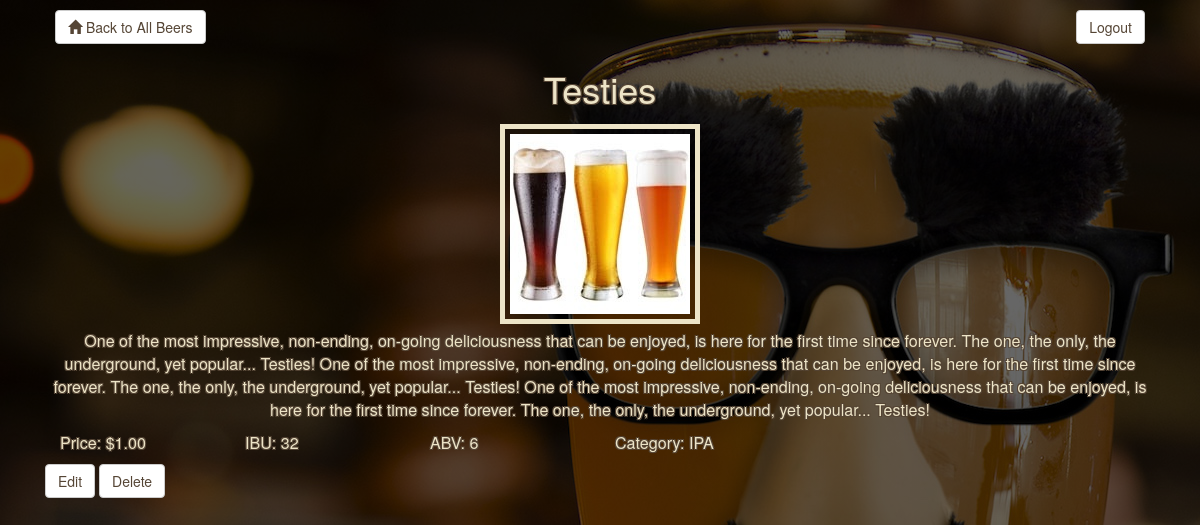
Before: /beers/35 with the older database file.
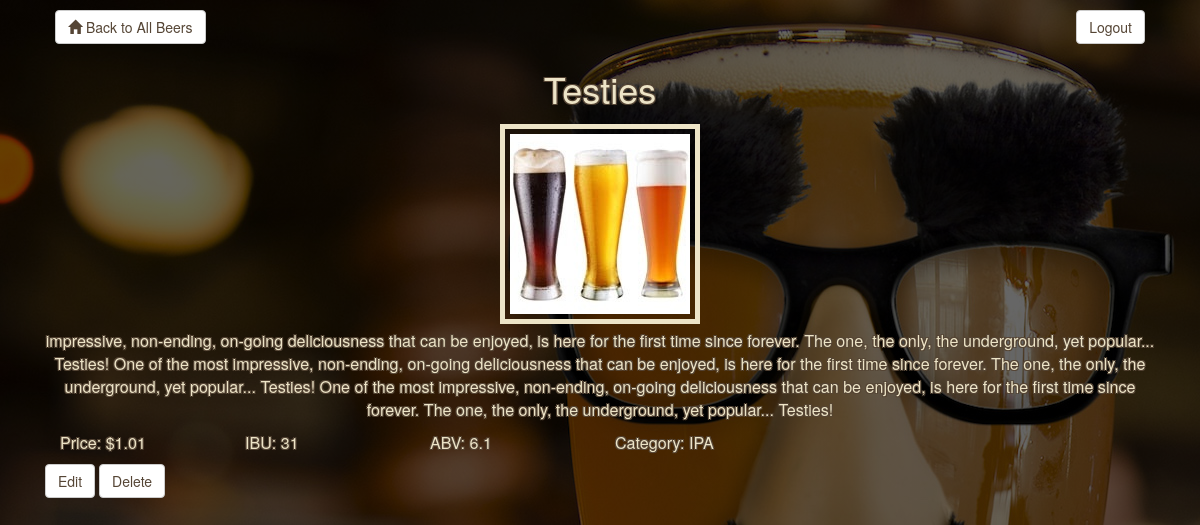
After: the same page with the newer database file.
### database_setup.py (models this page shows, shortened)
class Item(Base):
    __tablename__ = 'items'
    id = Column(Integer, primary_key=True)
    name = Column(String(50), nullable=False)
    description = Column(String(500))
    picture_path = Column(String(250))
    price = Column(String(10))
    ibu = Column(String(3))
    abv = Column(String(3))
    category_id = Column(Integer, ForeignKey('categories.id'))
    category = relationship(Category)
    user_id = Column(Integer, ForeignKey('users.id'))
    user = relationship(User)

class Category(Base):
    __tablename__ = 'categories'
    id = Column(Integer, primary_key=True)
    name = Column(String(250), nullable=False)
    user_id = Column(Integer, ForeignKey('users.id'))
    user = relationship(User)

### main.py (the view)
@app.route('/beers/<int:item_id>')
def showSpecificBeer(item_id):
    item = session.query(Item).filter_by(id=item_id).one()
    return render_template('showSpecificBeer.html', item=item)

### templates/showSpecificBeer.html (shortened to what this page needs)
{% extends "main.html" %}
{% block content %}
{% include "header.html" %}
    <h1>{{item.name}}</h1>
    <div class="col-md-12 specific_image">
        <img src="{{item.picture_path}}" alt="Image of a Beer">
    </div>
    <div class="col-md-12 specific_description">
        <p>{{item.description}}</p>
    </div>
    <div class="col-md-12 price_ibu_abv">
        <div class="col-md-2 price">
            <p>Price: {{item.price}}</p>
        </div>
        <div class="col-md-2 ibu">
            <p>IBU: {{item.ibu}}</p>
        </div>
        <div class="col-md-2 abv">
            <p>ABV: {{item.abv}}</p>
        </div>
        <div class="col-md-3 category_id">
            <p>Category: {{item.category.name}}</p>
        </div>
    </div>
    <div class="col-md-12 specific_POST">
        <a href="{{url_for('editBeer', item_id = item.id)}}" class="btn btn-default">Edit</a>
        <a href="{{url_for('deleteBeer', item_id = item.id)}}" class="btn btn-default">Delete</a>
    </div>
{% endblock %}

### templates/main.html (shortened to what this page needs)
<!DOCTYPE html>
<html lang="en">
    <head>
        <link rel="stylesheet" href="//netdna.bootstrapcdn.com/bootstrap/3.1.1/css/bootstrap.min.css">
        <link rel=stylesheet type=text/css href="{{ url_for('static', filename='styles.css') }}">
    </head>
    <body>
        <div class="container">
            {% block content %}{% endblock %}
        </div>
    </body>
</html>

### templates/header.html
<div class="row top-menu">
    <div class="col-md-6">
        <a href="{{url_for('showAllBeers')}}" class="btn btn-default">
            <span class="glyphicon glyphicon-home" aria-hidden="true"></span> Back to All Beers
        </a>
    </div>
    <div class="col-md-6 text-right">
        {% if False %}
            <a href="{{url_for('showAllBeers')}}" class="btn btn-default">Login</a>
        {% else %}
            <a href="{{url_for('showAllBeers')}}" class="btn btn-default">Logout</a>
        {% endif %}
    </div>
</div>

### static/styles.css (style rules this page uses)
body { background-image: linear-gradient(to bottom, rgba(0,0,0,0.6) 0%,rgba(0,0,0,0.6) 100%), url(../static/images/groucho_beer_2.jpg); background-repeat: no-repeat; background-attachment: fixed; }
h1, h2 { text-align: center; color: #ede4c7; text-shadow: -1.15px -1.15px 0 #554535, 1.15px -1.15px 0 #554535, -1.15px 1.15px 0 #554535, 1.15px 1.15px 0 #554535; }
h3, h4, p, a { color: #ede4c7; text-shadow: -1px -1px 0 #554535, 1px -1px 0 #554535, -1px 1px 0 #554535, 1px 1px 0 #554535; }
p, a { font-size: 1.15em; }
img { max-width: 100%; max-height: 100%; padding: 5px; margin: 5px; border: 5px solid #ede4c7; }
.top-menu { padding: 5px; margin: 5px; }
a.btn { color: #554535; text-shadow: none; }
.all_image, { padding: 5px; margin: 5px; }
.price_ibu_abv { display: inline-flex; }
.specific_image, .specific_description { text-align: center; }

Changed rows visible on the page:
changed Item "Testies": description "One of the most impressive, non-ending, on-going deliciousness…" → "impressive, non-ending, on-going deliciousness…"; price "$1.00" → "$1.01"; ibu "32" → "31"; abv "6" → "6.1"
